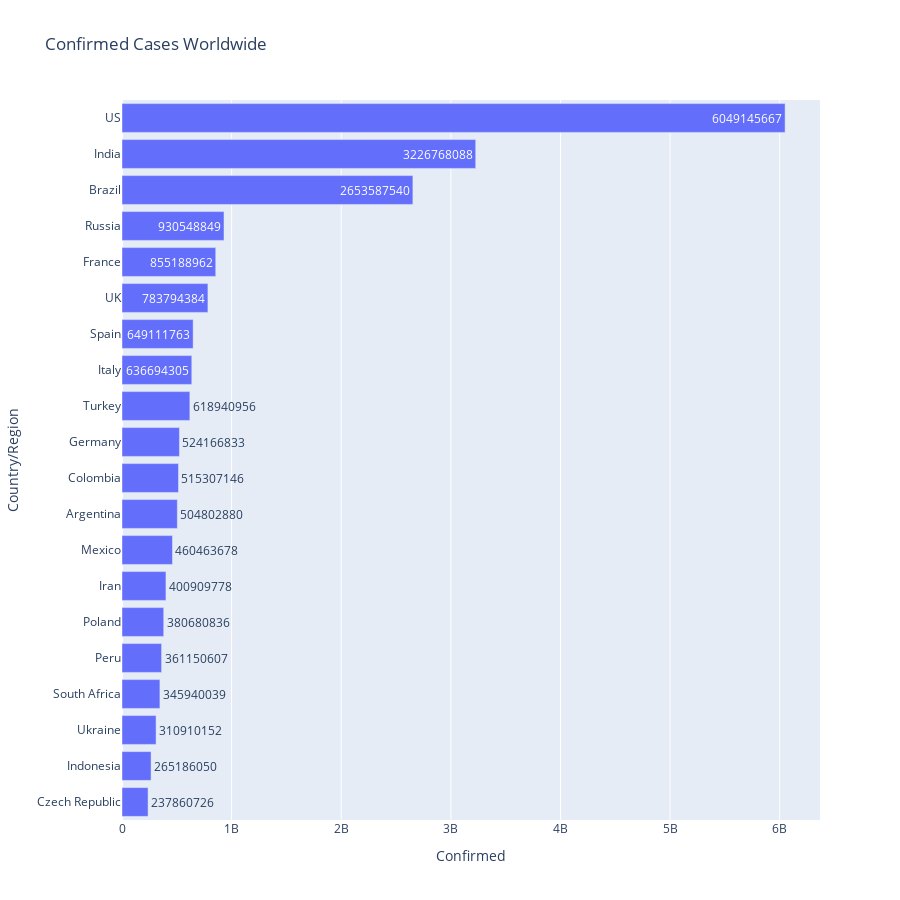
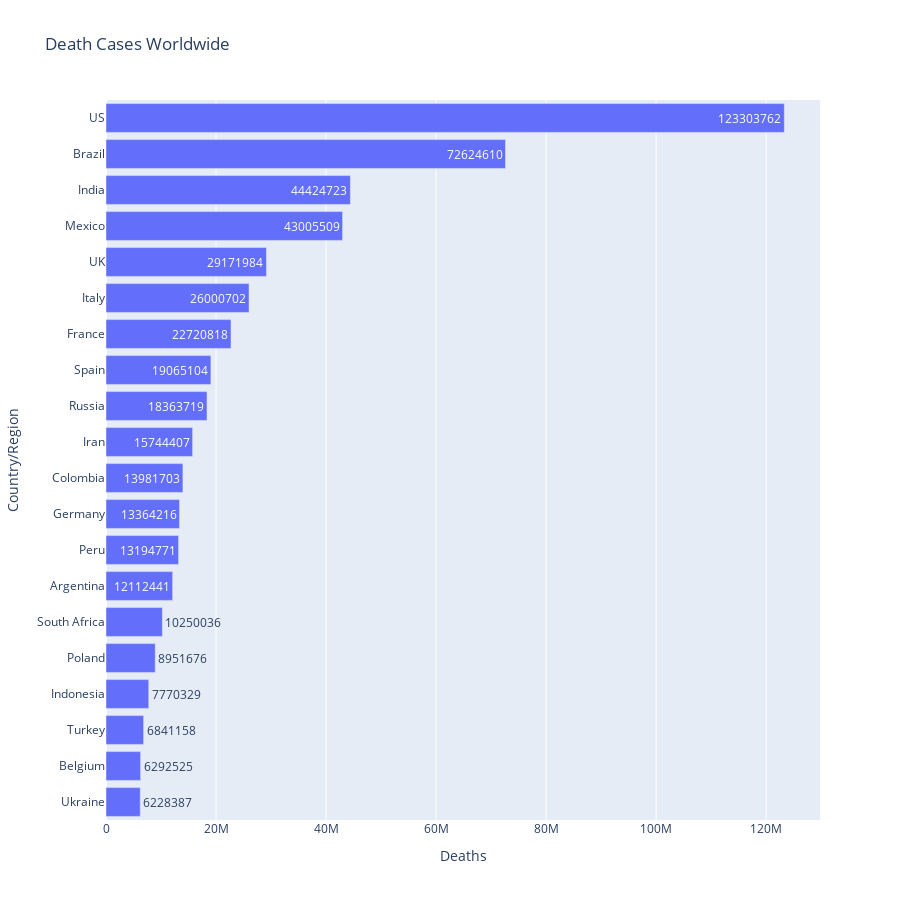
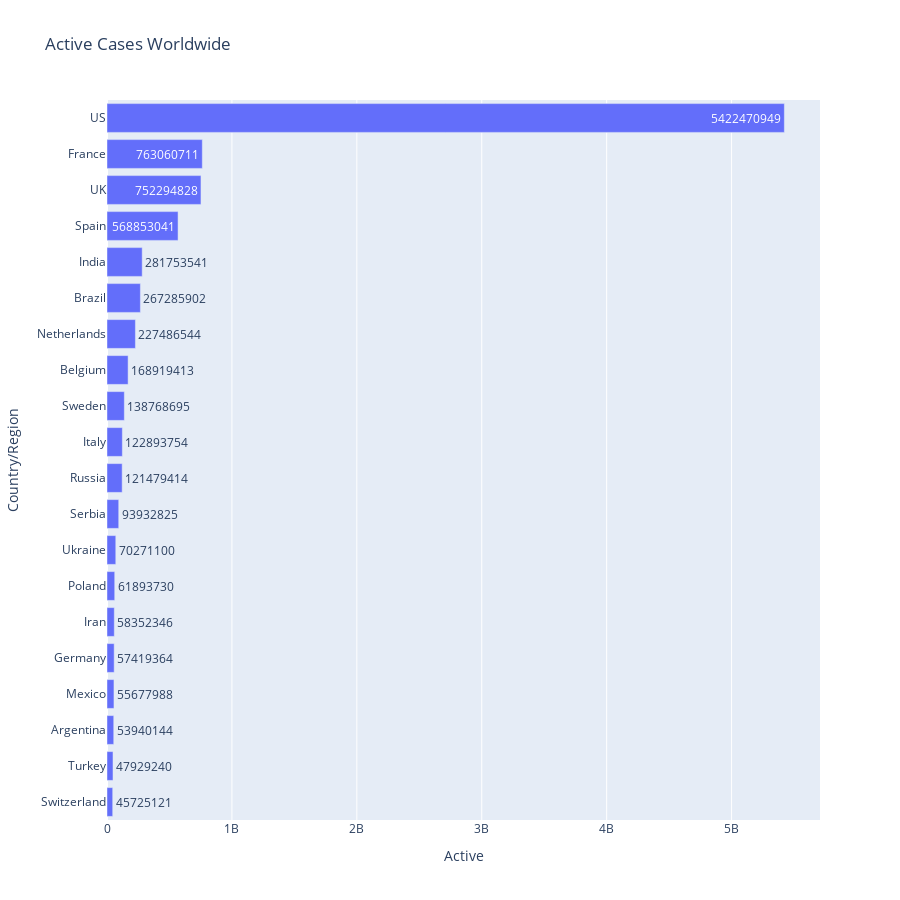

The cell these charts' notebook holds for them, in order:
### Markdown cell above
# WHY TO CHOOSE US FOR ANALYSIS

### Code cell
#Creating a dataframe with total no of cases for every country
confirmed_cases = pd.DataFrame(covid_data.groupby('Country/Region')['Confirmed'].sum())
confirmed_cases['Country/Region'] = confirmed_cases.index 
confirmed_cases.index = np.arange(1, 230) 

death_cases = pd.DataFrame(covid_data.groupby('Country/Region')['Deaths'].sum())
death_cases['Country/Region'] = death_cases.index
death_cases.index = np.arange(1, 230)

active_cases = pd.DataFrame(covid_data.groupby('Country/Region')['Active'].sum())
active_cases['Country/Region'] = active_cases.index
active_cases.index = np.arange(1, 230)

global_confirmed_cases = confirmed_cases[['Country/Region', 'Confirmed']]
global_death_cases = death_cases[['Country/Region', 'Deaths']]
global_active_cases = active_cases[['Country/Region', 'Active']]

fig = px.bar(global_confirmed_cases.sort_values('Confirmed', ascending=False)[:20][::-1], x='Confirmed', y='Country/Region', title='Confirmed Cases Worldwide', text='Confirmed', height=900, orientation='h')
fig.show()
fig = px.bar(global_death_cases.sort_values('Deaths', ascending=False)[:20][::-1], x='Deaths', y='Country/Region', title='Death Cases Worldwide', text='Deaths', height=900, orientation='h')
fig.show()
fig = px.bar(global_active_cases.sort_values('Active', ascending=False)[:20][::-1], x='Active', y='Country/Region', title='Active Cases Worldwide', text='Active', height=900, orientation='h')
fig.show()

### Figure 1 — Plotly figure (JSON) as saved in the notebook; plotly's stock layout.template omitted (floating-point values rounded to 4 significant figures)
{"data": [{"alignmentgroup": "True", "hovertemplate": "Confirmed=%{text}<br>Country/Region=%{y}<extra></extra>", "legendgroup": "", "marker": {"color": "#636efa", "pattern": {"shape": ""}}, "name": "", "offsetgroup": "", "orientation": "h", "showlegend": false, "text": [237860726, 265186050, 310910152, 345940039, 361150607, 380680836, 400909778, 460463678, 504802880, 515307146, 524166833, 618940956, 636694305, 649111763, 783794384, 855188962, 930548849, 2653587540, 3226768088, 6049145667], "textposition": "auto", "type": "bar", "x": [237860726, 265186050, 310910152, 345940039, 361150607, 380680836, 400909778, 460463678, 504802880, 515307146, 524166833, 618940956, 636694305, 649111763, 783794384, 855188962, 930548849, 2653587540, 3226768088, 6049145667], "xaxis": "x", "y": ["Czech Republic", "Indonesia", "Ukraine", "South Africa", "Peru", "Poland", "Iran", "Mexico", "Argentina", "Colombia", "Germany", "Turkey", "Italy", "Spain", "UK", "France", "Russia", "Brazil", "India", "US"], "yaxis": "y"}], "layout": {"barmode": "relative", "height": 900, "legend": {"tracegroupgap": 0}, "title": {"text": "Confirmed Cases Worldwide"}, "xaxis": {"anchor": "y", "domain": [0, 1], "title": {"text": "Confirmed"}}, "yaxis": {"anchor": "x", "domain": [0, 1], "title": {"text": "Country/Region"}}}}

### Figure 2 — Plotly figure (JSON) as saved in the notebook; plotly's stock layout.template omitted (floating-point values rounded to 4 significant figures)
{"data": [{"alignmentgroup": "True", "hovertemplate": "Deaths=%{text}<br>Country/Region=%{y}<extra></extra>", "legendgroup": "", "marker": {"color": "#636efa", "pattern": {"shape": ""}}, "name": "", "offsetgroup": "", "orientation": "h", "showlegend": false, "text": [6228387, 6292525, 6841158, 7770329, 8951676, 10250036, 12112441, 13194771, 13364216, 13981703, 15744407, 18363719, 19065104, 22720818, 26000702, 29171984, 43005509, 44424723, 72624610, 123303762], "textposition": "auto", "type": "bar", "x": [6228387, 6292525, 6841158, 7770329, 8951676, 10250036, 12112441, 13194771, 13364216, 13981703, 15744407, 18363719, 19065104, 22720818, 26000702, 29171984, 43005509, 44424723, 72624610, 123303762], "xaxis": "x", "y": ["Ukraine", "Belgium", "Turkey", "Indonesia", "Poland", "South Africa", "Argentina", "Peru", "Germany", "Colombia", "Iran", "Russia", "Spain", "France", "Italy", "UK", "Mexico", "India", "Brazil", "US"], "yaxis": "y"}], "layout": {"barmode": "relative", "height": 900, "legend": {"tracegroupgap": 0}, "title": {"text": "Death Cases Worldwide"}, "xaxis": {"anchor": "y", "domain": [0, 1], "title": {"text": "Deaths"}}, "yaxis": {"anchor": "x", "domain": [0, 1], "title": {"text": "Country/Region"}}}}

### Figure 3 — Plotly figure (JSON) as saved in the notebook; plotly's stock layout.template omitted (floating-point values rounded to 4 significant figures)
{"data": [{"alignmentgroup": "True", "hovertemplate": "Active=%{text}<br>Country/Region=%{y}<extra></extra>", "legendgroup": "", "marker": {"color": "#636efa", "pattern": {"shape": ""}}, "name": "", "offsetgroup": "", "orientation": "h", "showlegend": false, "text": [45725121, 47929240, 53940144, 55677988, 57419364, 58352346, 61893730, 70271100, 93932825, 121479414, 122893754, 138768695, 168919413, 227486544, 267285902, 281753541, 568853041, 752294828, 763060711, 5422470949], "textposition": "auto", "type": "bar", "x": [45725121, 47929240, 53940144, 55677988, 57419364, 58352346, 61893730, 70271100, 93932825, 121479414, 122893754, 138768695, 168919413, 227486544, 267285902, 281753541, 568853041, 752294828, 763060711, 5422470949], "xaxis": "x", "y": ["Switzerland", "Turkey", "Argentina", "Mexico", "Germany", "Iran", "Poland", "Ukraine", "Serbia", "Russia", "Italy", "Sweden", "Belgium", "Netherlands", "Brazil", "India", "Spain", "UK", "France", "US"], "yaxis": "y"}], "layout": {"barmode": "relative", "height": 900, "legend": {"tracegroupgap": 0}, "title": {"text": "Active Cases Worldwide"}, "xaxis": {"anchor": "y", "domain": [0, 1], "title": {"text": "Active"}}, "yaxis": {"anchor": "x", "domain": [0, 1], "title": {"text": "Country/Region"}}}}
